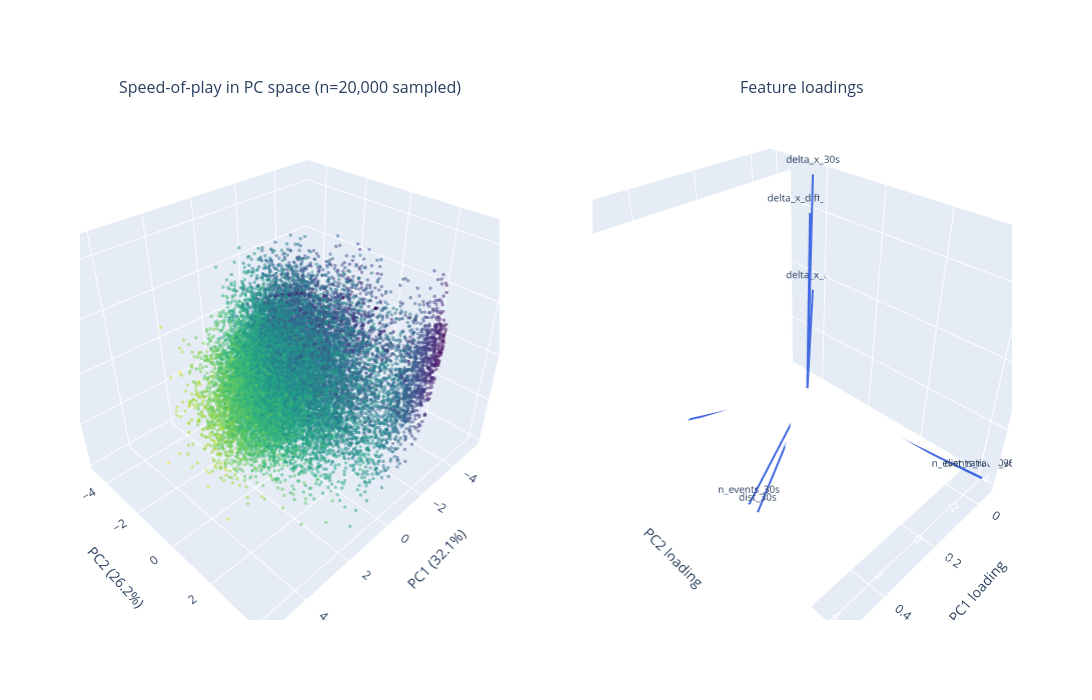

The cell this chart's notebook holds for it:
### Code cell
from sklearn.preprocessing import StandardScaler
from sklearn.decomposition import PCA
import plotly.graph_objects as go
from plotly.subplots import make_subplots

defensive_duels = df[df.groundDuel_duelType == 'defensive_duel']

sop_cols = [
    'n_events_30s', 'delta_x_30s', 'dist_30s',
    'n_events_60s', 'delta_x_60s', 'dist_60s',
    'n_events_ratio_30v60', 'dist_ratio_30v60', 'delta_x_diff_30v60',
]

X = defensive_duels[sop_cols].dropna()
Xs = StandardScaler().fit_transform(X)

pca = PCA(n_components=3).fit(Xs)
Z = pca.transform(Xs)
print("explained variance:", pca.explained_variance_ratio_, "total:", pca.explained_variance_ratio_.sum())

# Subsample for the interactive scatter; 350K plotly markers becomes laggy.
SAMPLE_N = 20000
rng = np.random.default_rng(0)
sel = rng.choice(len(Z), size=min(SAMPLE_N, len(Z)), replace=False)
Zs = Z[sel]

fig = make_subplots(
    rows=1, cols=2,
    specs=[[{'type': 'scene'}, {'type': 'scene'}]],
    subplot_titles=(f'Speed-of-play in PC space (n={len(Zs):,} sampled)',
                    'Feature loadings'),
)

fig.add_trace(
    go.Scatter3d(
        x=Zs[:, 0], y=Zs[:, 1], z=Zs[:, 2],
        mode='markers',
        marker=dict(size=2, color=Zs[:, 0], colorscale='Viridis', opacity=0.5),
        hovertemplate='PC1=%{x:.2f}<br>PC2=%{y:.2f}<br>PC3=%{z:.2f}<extra></extra>',
        showlegend=False,
    ),
    row=1, col=1,
)

# Loading arrows: a line from origin + a label at the tip per feature.
loadings = pca.components_.T  # (n_features, 3)
for i, name in enumerate(sop_cols):
    fig.add_trace(
        go.Scatter3d(
            x=[0, loadings[i, 0]], y=[0, loadings[i, 1]], z=[0, loadings[i, 2]],
            mode='lines+text',
            line=dict(color='royalblue', width=4),
            text=['', name], textposition='top center', textfont=dict(size=10),
            hovertemplate=f'{name}<br>PC1={loadings[i,0]:.2f}<br>PC2={loadings[i,1]:.2f}<br>PC3={loadings[i,2]:.2f}<extra></extra>',
            showlegend=False,
        ),
        row=1, col=2,
    )

ev = pca.explained_variance_ratio_
fig.update_layout(
    height=700, width=1400,
    scene=dict(
        xaxis_title=f'PC1 ({ev[0]:.1%})',
        yaxis_title=f'PC2 ({ev[1]:.1%})',
        zaxis_title=f'PC3 ({ev[2]:.1%})',
    ),
    scene2=dict(
        xaxis_title='PC1 loading',
        yaxis_title='PC2 loading',
        zaxis_title='PC3 loading',
    ),
)
fig.show()

### Figure 1 — Plotly figure (JSON) as saved in the notebook; plotly's stock layout.template omitted (floating-point values rounded to 4 significant figures; data arrays with more than 128 entries replaced by an {"elided": "..."} marker saying what was removed)
{"data": [{"hovertemplate": "PC1=%{x:.2f}<br>PC2=%{y:.2f}<br>PC3=%{z:.2f}<extra></extra>", "marker": {"color": {"elided": "20000 float values"}, "colorscale": [[0, "#440154"], [0.1111, "#482878"], [0.2222, "#3e4989"], [0.3333, "#31688e"], [0.4444, "#26828e"], [0.5556, "#1f9e89"], [0.6667, "#35b779"], [0.7778, "#6ece58"], [0.8889, "#b5de2b"], [1, "#fde725"]], "opacity": 0.5, "size": 2}, "mode": "markers", "scene": "scene", "showlegend": false, "type": "scatter3d", "x": {"elided": "20000 float values"}, "y": {"elided": "20000 float values"}, "z": {"elided": "20000 float values"}}, {"hovertemplate": "n_events_30s<br>PC1=0.48<br>PC2=0.26<br>PC3=0.05<extra></extra>", "line": {"color": "royalblue", "width": 4}, "mode": "lines+text", "scene": "scene2", "showlegend": false, "text": ["", "n_events_30s"], "textfont": {"size": 10}, "textposition": "top center", "type": "scatter3d", "x": [0, 0.4782], "y": [0, 0.2633], "z": [0, 0.05138]}, {"hovertemplate": "delta_x_30s<br>PC1=-0.05<br>PC2=-0.03<br>PC3=0.71<extra></extra>", "line": {"color": "royalblue", "width": 4}, "mode": "lines+text", "scene": "scene2", "showlegend": false, "text": ["", "delta_x_30s"], "textfont": {"size": 10}, "textposition": "top center", "type": "scatter3d", "x": [0, -0.04669], "y": [0, -0.02911], "z": [0, 0.7063]}, {"hovertemplate": "dist_30s<br>PC1=0.47<br>PC2=0.29<br>PC3=0.03<extra></extra>", "line": {"color": "royalblue", "width": 4}, "mode": "lines+text", "scene": "scene2", "showlegend": false, "text": ["", "dist_30s"], "textfont": {"size": 10}, "textposition": "top center", "type": "scatter3d", "x": [0, 0.4704], "y": [0, 0.287], "z": [0, 0.03496]}, {"hovertemplate": "n_events_60s<br>PC1=0.52<br>PC2=-0.20<br>PC3=0.03<extra></extra>", "line": {"color": "royalblue", "width": 4}, "mode": "lines+text", "scene": "scene2", "showlegend": false, "text": ["", "n_events_60s"], "textfont": {"size": 10}, "textposition": "top center", "type": "scatter3d", "x": [0, 0.5191], "y": [0, -0.2008], "z": [0, 0.03116]}, {"hovertemplate": "delta_x_60s<br>PC1=-0.03<br>PC2=-0.01<br>PC3=0.37<extra></extra>", "line": {"color": "royalblue", "width": 4}, "mode": "lines+text", "scene": "scene2", "showlegend": false, "text": ["", "delta_x_60s"], "textfont": {"size": 10}, "textposition": "top center", "type": "scatter3d", "x": [0, -0.03103], "y": [0, -0.009769], "z": [0, 0.3667]}, {"hovertemplate": "dist_60s<br>PC1=0.52<br>PC2=-0.19<br>PC3=0.02<extra></extra>", "line": {"color": "royalblue", "width": 4}, "mode": "lines+text", "scene": "scene2", "showlegend": false, "text": ["", "dist_60s"], "textfont": {"size": 10}, "textposition": "top center", "type": "scatter3d", "x": [0, 0.5209], "y": [0, -0.1888], "z": [0, 0.02033]}, {"hovertemplate": "n_events_ratio_30v60<br>PC1=-0.04<br>PC2=0.62<br>PC3=0.03<extra></extra>", "line": {"color": "royalblue", "width": 4}, "mode": "lines+text", "scene": "scene2", "showlegend": false, "text": ["", "n_events_ratio_30v60"], "textfont": {"size": 10}, "textposition": "top center", "type": "scatter3d", "x": [0, -0.04404], "y": [0, 0.622], "z": [0, 0.0263]}, {"hovertemplate": "dist_ratio_30v60<br>PC1=-0.05<br>PC2=0.62<br>PC3=0.02<extra></extra>", "line": {"color": "royalblue", "width": 4}, "mode": "lines+text", "scene": "scene2", "showlegend": false, "text": ["", "dist_ratio_30v60"], "textfont": {"size": 10}, "textposition": "top center", "type": "scatter3d", "x": [0, -0.05419], "y": [0, 0.6194], "z": [0, 0.01805]}, {"hovertemplate": "delta_x_diff_30v60<br>PC1=-0.04<br>PC2=-0.03<br>PC3=0.60<extra></extra>", "line": {"color": "royalblue", "width": 4}, "mode": "lines+text", "scene": "scene2", "showlegend": false, "text": ["", "delta_x_diff_30v60"], "textfont": {"size": 10}, "textposition": "top center", "type": "scatter3d", "x": [0, -0.03546], "y": [0, -0.02808], "z": [0, 0.6004]}], "layout": {"annotations": [{"font": {"size": 16}, "showarrow": false, "text": "Speed-of-play in PC space (n=20,000 sampled)", "x": 0.225, "xanchor": "center", "xref": "paper", "y": 1, "yanchor": "bottom", "yref": "paper"}, {"font": {"size": 16}, "showarrow": false, "text": "Feature loadings", "x": 0.775, "xanchor": "center", "xref": "paper", "y": 1, "yanchor": "bottom", "yref": "paper"}], "height": 700, "scene": {"domain": {"x": [0, 0.45], "y": [0, 1]}, "xaxis": {"title": {"text": "PC1 (32.1%)"}}, "yaxis": {"title": {"text": "PC2 (26.2%)"}}, "zaxis": {"title": {"text": "PC3 (22.1%)"}}}, "scene2": {"domain": {"x": [0.55, 1], "y": [0, 1]}, "xaxis": {"title": {"text": "PC1 loading"}}, "yaxis": {"title": {"text": "PC2 loading"}}, "zaxis": {"title": {"text": "PC3 loading"}}}, "width": 1400}}
